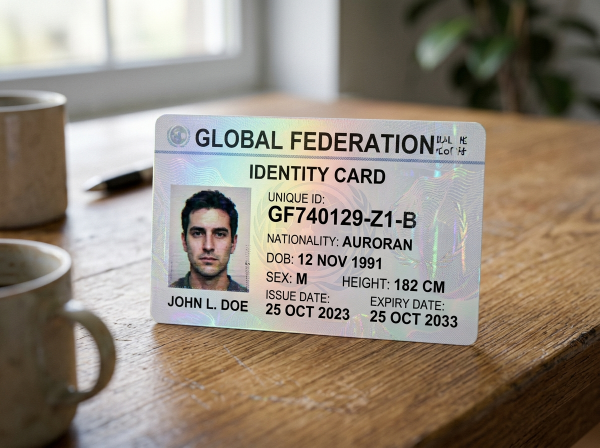
#> input picture data/calibration/genai_doc/fake/fake_genai_000.jpg, 1200 x 896 px (shown at 1/2 size)
$ python -i ela.py   (imports and definitions only)
#> lines starting #> are read from the running program, lines starting #| are printed output that depends on the picture
#> further down, picture is the input picture: shape (896, 1200, 3); mean B, G, R 122.9, 136, 146.6
"""
Error Level Analysis (ELA) - JPEG Compression Forensics.

Detects regions of a document image that have a different JPEG compression
history than the surrounding image. This acts as evidence of digital splicing or editing.

Theory:
  JPEG compression is lossy via DCT quantization. Recompressing an image at
  a fixed quality Q produces near-zero pixel differences in regions already
  at quality Q. It produces elevated differences in regions edited or saved at a
  different quality. Examples include a spliced photo or modified text block.

Three modes:
  1. full_document  - whole image ELA (detects large-scale edits)
  2. region         - ELA restricted to a supplied bounding box (photo/QR/stamp)
  3. heatmap        - returns amplified RGB difference array for visualization
"""

import os
import sys
import io
import time
import uuid
import tempfile
import logging
from typing import Optional, Union
from pathlib import Path

import cv2
import numpy as np
from PIL import Image

# Ensure repo root is on sys.path
_repo_root = str(Path(__file__).resolve().parent.parent.parent)
if _repo_root not in sys.path:
    sys.path.insert(0, _repo_root)

from shared.contracts import SignalResult, SignalId, Severity, SIGNAL_TRIGGER
from modules.decision.calibration import apply_calibration

logger = logging.getLogger(__name__)


def run_ela(
    image: np.ndarray,
    quality: int = 95,
    region: Optional[tuple] = None,
) -> dict:
    """
    Run ELA on an image or a sub-region.

    Args:
        image:   BGR numpy array of the document.
        quality: JPEG recompression quality (0-95). Default 95.
        region:  Optional (x1, y1, x2, y2) tuple to restrict analysis.
                 If None, analyzes the full image.

    Returns:
        dict with keys:
          mean_variance (float)  - statistical variance of pixel-level difference
          max_variance  (float)  - maximum variance across channels
          max_patch_variance (float) - highest variance across localized patches
          heatmap       (np.ndarray) - amplified difference map (RGB uint8)
          suspicious    (bool)   - True if variance exceeds threshold
          threshold     (float)  - threshold used
    """
#> called with quality = 95
    if image is None or getattr(image, "size", 0) == 0:
        return {
            "mean_variance": 0.0,
            "max_variance": 0.0,
            "max_patch_variance": 0.0,
            "heatmap": None,
            "suspicious": False,
            "threshold": 15.0,
            "region": region,
        }

    # Ensure 3-channel BGR
    img = image.copy()
    if len(img.shape) == 2:
        img = cv2.cvtColor(img, cv2.COLOR_GRAY2BGR)
    elif len(img.shape) == 3 and img.shape[2] == 4:
        img = cv2.cvtColor(img, cv2.COLOR_BGRA2BGR)

    pil_img = Image.fromarray(img[..., ::-1]).convert("RGB")  # BGR to RGB

    if region:
        x1, y1, x2, y2 = region
        pil_img = pil_img.crop((x1, y1, x2, y2))

    # Recompress at fixed quality
    buffer = io.BytesIO()
    pil_img.save(buffer, format="JPEG", quality=quality)
    buffer.seek(0)
    recompressed = Image.open(buffer).convert("RGB")

    orig_arr = np.array(pil_img, dtype=np.float32)
    recomp_arr = np.array(recompressed, dtype=np.float32)

    diff = np.abs(orig_arr - recomp_arr)
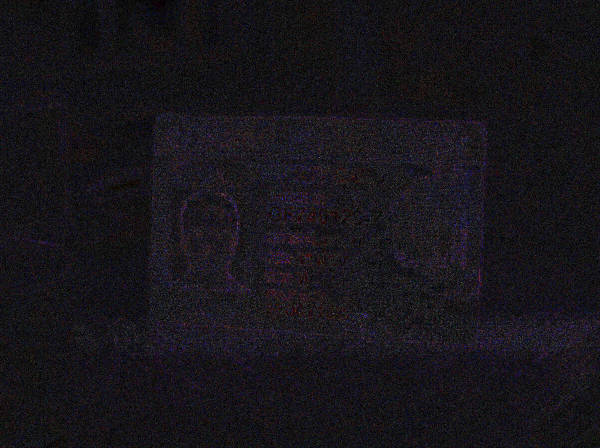
#> diff: shape (896, 1200, 3) float32 (shown at 1/2 size); mean R, G, B 1.37, 1.21, 1.52; drawn with min black and max white

    # Statistical variance computation
    mean_var = float(np.var(diff))
#> mean_var = 1.45
    max_var = float(diff.max())
#> max_var = 15

    # Local patch analysis (8x8 grid) to detect localized splicing / text tampering
    h, w, _ = diff.shape
#> h = 896; w = 1200
    gh, gw = 8, 8
    sh, sw = max(1, h // gh), max(1, w // gw)
#> sh = 112; sw = 150
    patch_vars = [
        float(np.var(diff[r * sh : (r + 1) * sh, c * sw : (c + 1) * sw]))
        for r in range(gh)
        for c in range(gw)
    ]
#> patch_vars = 64 values, max 2.44 at index 35, min 0.816 at index 1, mean 1.4
    max_patch_var = float(np.max(patch_vars)) if patch_vars else mean_var
#> max_patch_var = 2.44

    # Amplify by alpha=10 scale factor
    heatmap = np.clip(diff * 10.0, 0, 255).astype(np.uint8)

    # Threshold: empirically set
    threshold = _adaptive_threshold(image, quality)
    suspicious = bool(mean_var > threshold or max_patch_var > threshold * 2.2)

    return {
        "mean_variance": round(mean_var, 4),
        "max_variance": round(max_var, 4),
        "max_patch_variance": round(max_patch_var, 4),
        "heatmap": heatmap,
        "suspicious": suspicious,
        "threshold": threshold,
        "region": region,
    }


def _adaptive_threshold(image: np.ndarray, recomp_quality: int) -> float:
    """
    Estimate adaptive ELA threshold from the image's estimated JPEG quality.
    Higher original quality leads to lower expected ELA variance and tighter threshold.
    Lower original quality leads to higher baseline variance and looser threshold.

    Returns a variance threshold float.
    """
#> called with recomp_quality = 95
    try:
        # Encode to JPEG, read back quality from quantization tables
        pil = Image.fromarray(image[..., ::-1])
        buf = io.BytesIO()
        pil.save(buf, format="JPEG", quality=95)  # Save at near-lossless
        buf.seek(0)
        img_back = Image.open(buf)

        # Luma channel variance
        luma = np.array(img_back.convert("L"), dtype=np.float32)
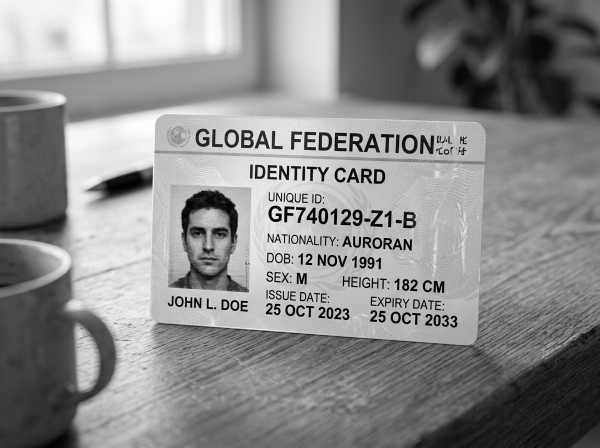
#> luma: shape (896, 1200) float32 (shown at 1/2 size); min 0, max 255, mean 137.7
        luma_var = float(np.var(luma))
#> luma_var = 4256.4

        # Scale threshold inversely with estimated quality
        if luma_var > 3000:
            return 8.0  # High-quality scan
        elif luma_var > 1000:
            return 12.0  # Medium quality
        else:
            return 18.0  # Low quality
    except Exception:
        return 12.0


# [112 lines left out: function score_document_ela, not called in this run]


# [11 lines not run here, left out]

>>> import cv2
>>> picture = cv2.imread('../../data/calibration/genai_doc/fake/fake_genai_000.jpg')
>>> result = run_ela(picture)
#> in run_ela, `threshold = _adaptive_threshold(image, quality)`: threshold = 8
#> in run_ela, `suspicious = bool(mean_var > threshold or max_patch_var > threshold * ..`: suspicious = False
#> result = 7 items

$ run again, on data/calibration/genai_doc/real/real_doc_002.jpg
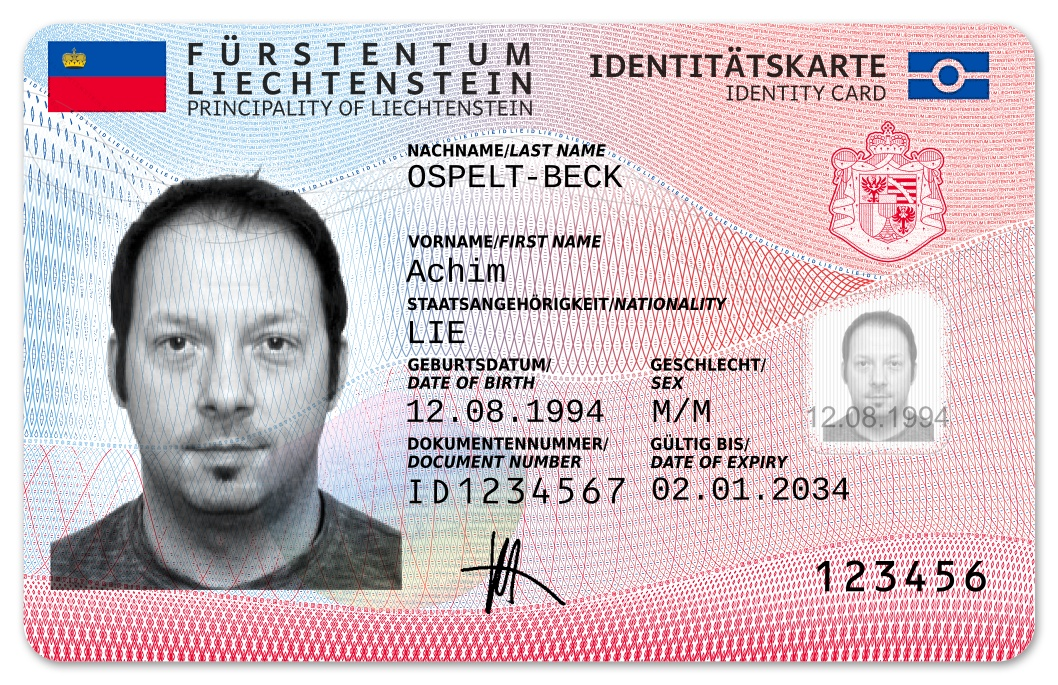
#> input picture data/calibration/genai_doc/real/real_doc_002.jpg, 1058 x 685 px
#> picture is the input picture: shape (685, 1058, 3); mean B, G, R 196.5, 190.4, 207.2
#> in run_ela, `diff = np.abs(orig_arr - recomp_arr)`:
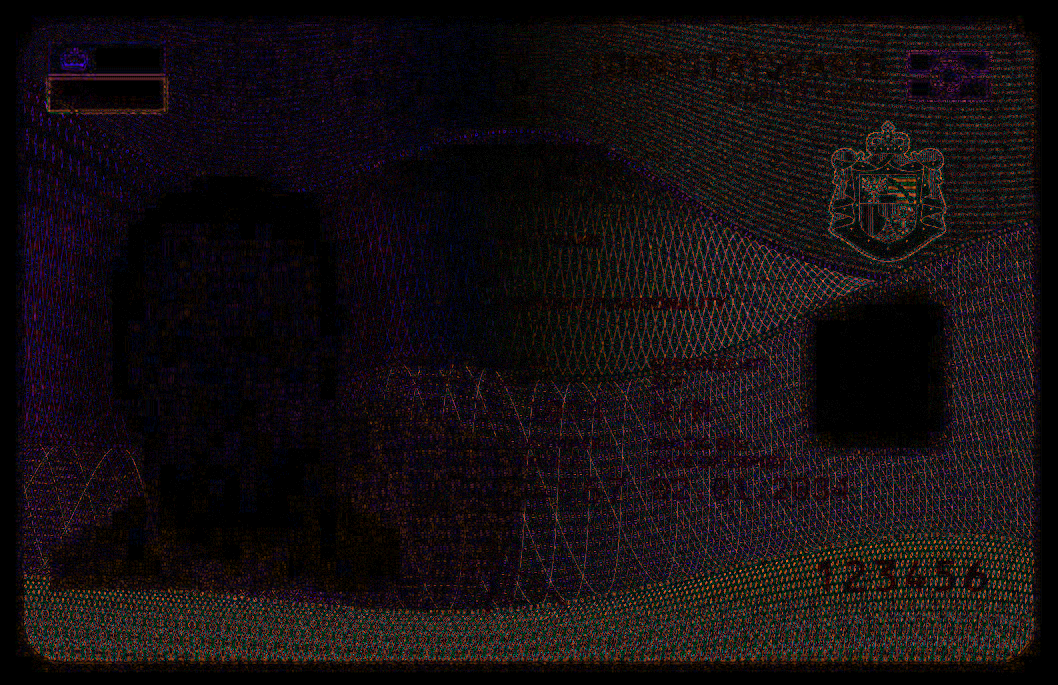
#> diff: shape (685, 1058, 3) float32; mean R, G, B 2.7, 2, 2.2; drawn with min black and max white
#> mean_var = 10.79
#> max_var = 33
#> patch_vars = 64 values, max 22.28 at index 54, min 0.833 at index 33, mean 9.32
#> max_patch_var = 22.28
#> in _adaptive_threshold, `luma = np.array(img_back.convert("L"), dtype=np.float32)`:
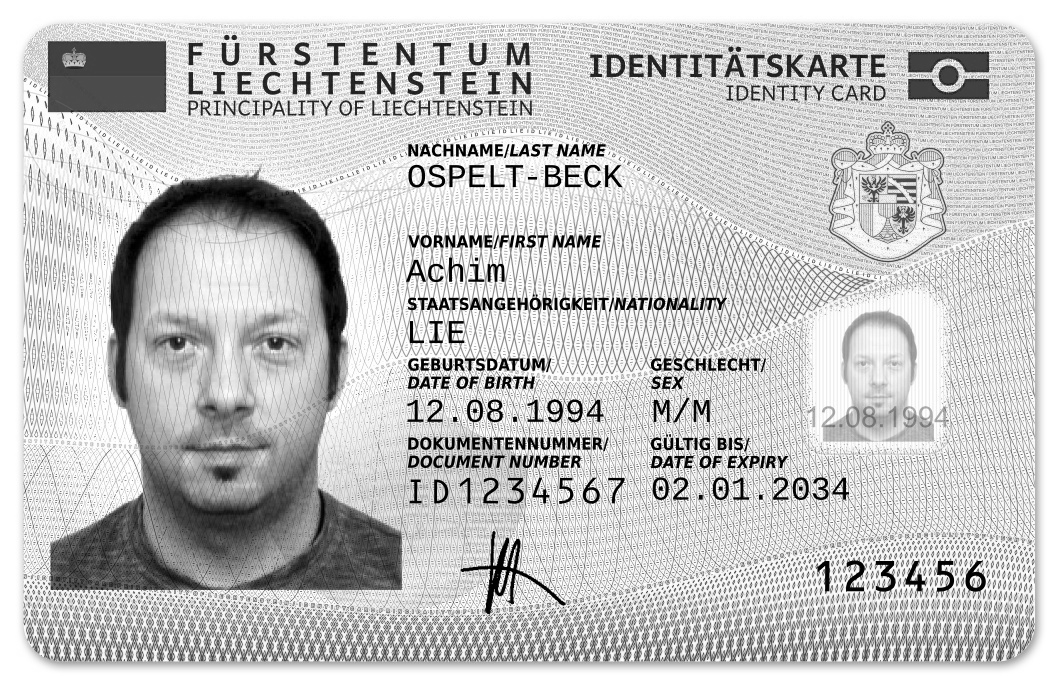
#> luma: shape (685, 1058) float32; min 0, max 255, mean 195.6
#> luma_var = 4122.5
#> threshold = 8
#> suspicious = True
#> result = 7 items
